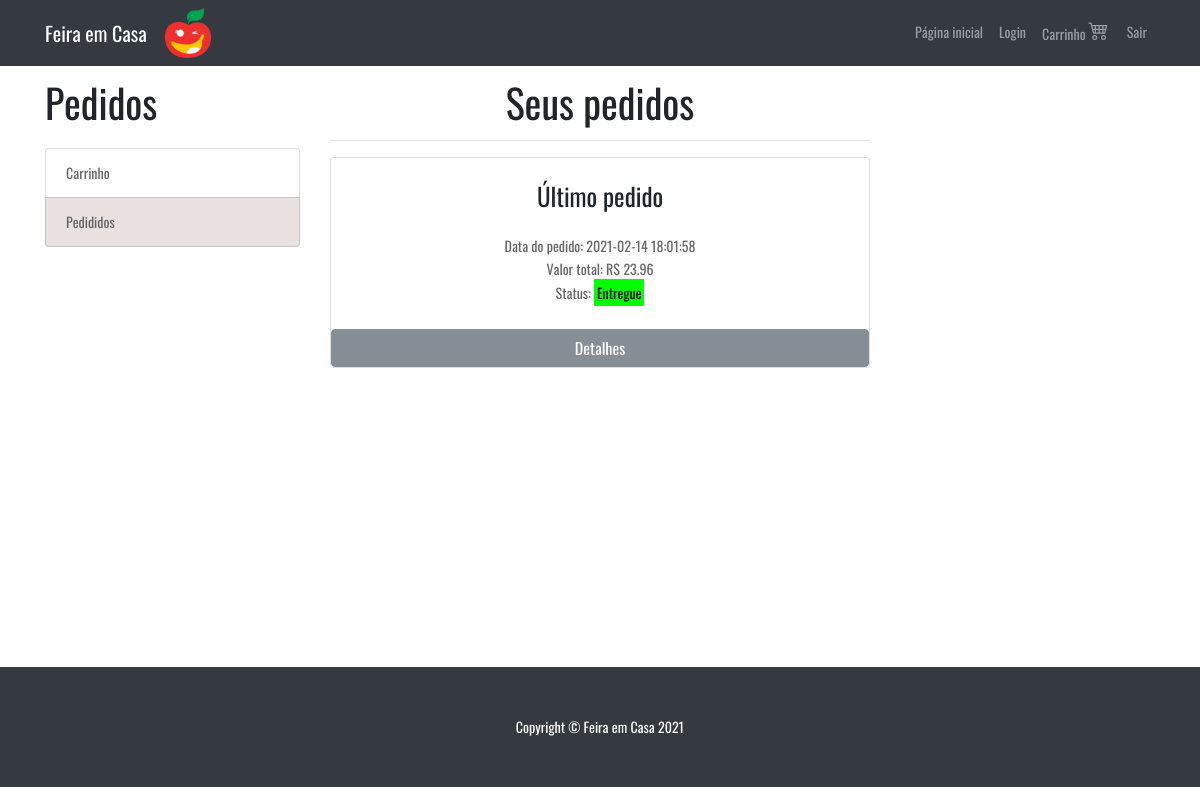
Before: /pedidos.php (signed in) with the older database file.
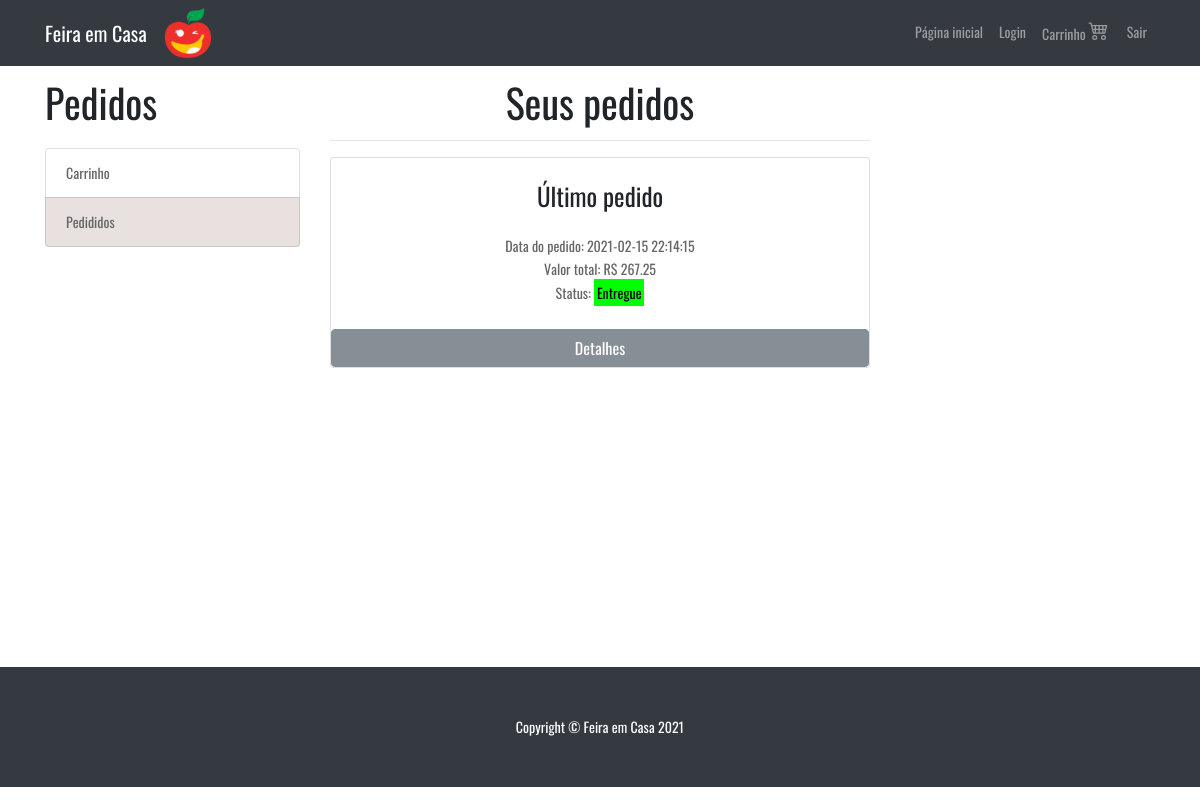
After: the same page with the newer database file.
### tables this page shows
CREATE TABLE `dados` (
  `ce_da_id` int(11) NOT NULL,
  `da_nome` varchar(500) NOT NULL,
  `da_email` varchar(500) NOT NULL,
  `da_rua` varchar(500) NOT NULL,
  `da_bairro` varchar(500) NOT NULL,
  `da_cidade` varchar(500) NOT NULL,
  `da_uf` varchar(2) NOT NULL,
  `da_casa` int(100) NOT NULL,
  `da_complemento` varchar(500) NOT NULL,
  `da_pagamento` varchar(100) NOT NULL,
  `da_data` datetime NOT NULL
);

### pedidos.php (the view, shortened to what this page needs)
<?php
require "nav.php";
require "conexao.php";
$us_id = $_SESSION['idusuario'];
$query_ = "SELECT * FROM carrinho WHERE ce_ca_id = '$us_id'";
$resultado = $conect->query($query_);
  $mendata = 0;
  if($resultado->num_rows > 0){
    while($row = $resultado->fetch_assoc()){
      $tempdata = $row['ca_data'];
      if($tempdata > $mendata){
        $mendata = $tempdata;
      }
    }
  }
$query_ = "SELECT * FROM carrinho WHERE ce_ca_id = '$us_id' AND ca_data = '$mendata'";
$resultado = $conect->query($query_);
$total = 0;
if ($resultado->num_rows > 0) {
  while ($row = $resultado->fetch_assoc()) {
    $total = $row['ca_valor_pg'] + $total;
  }
} else {
  echo ( "<script>
        window.alert ('Você ainda não possui nenhum pedido!')
        window.location.href = 'index.php';
    </script> " );
}
?>
<!DOCTYPE html>
<html lang="pt-BR">
<head>
</head>
<body>
  <div class="container">
  <nav class="navbar navbar-expand-lg navbar-dark bg-dark fixed-top">
        <div class="container">
          <a class="navbar-brand" href="index.php">Feira em Casa</a>
          <a href="index.php"><img src="imagens/logo-75.png" alt="Logo" width="50"></a>
          <div class="collapse navbar-collapse" id="navbarResponsive">
            <ul class="navbar-nav ml-auto">
              <li class="nav-item">
                <a class="nav-link" href="index.php">Página inicial
                </a>
              </li>
              <li class="nav-item">
                <a class="nav-link" href="login.php">Login
                </a>
              </li>
              <li class="nav-item">
                <a class="nav-link" href="carrinho.php">Carrinho
                </a>
              </li>
              <li class="nav-item">
                <a class="nav-link" href="logoff.php">Sair
                </a>
              </li>
            </ul>
          </div>
        </div>
    </nav>
    <div class="row">
      <div class="col-lg-3">
          <h1 class="my-4">Pedidos</h1>
          <div class="list-group">
              <a href="carrinho.php" class="list-group-item">Carrinho</a>
              <a href="pedidos.php" class="list-group-item" style="background-color: #E8E1DF;">Pedididos</a>
          </div>
      </div>
      <div class="col-lg-9">
        <div class="row">
          <div style="text-align:center" class=" center col-md-8 mb-6">
            <br>
            <h1>Seus pedidos</h1>
            <hr>
            <div class="card">
              <br>
              <h2 style="font-size: 25px;">Último pedido</h2>
              <br>
              <?php
              $us_id = $_SESSION['idusuario'];
              $query_ = "SELECT * FROM dados WHERE ce_da_id = '$us_id'";
              $resultado = $conect->query($query_);
                $mdata = 0;
              if($resultado->num_rows > 0){
                while($row = $resultado->fetch_assoc()){
                  $tdata = $row['da_data'];
                  if($tdata > $mdata){
                    $mdata = $tdata;
                  }
                }
              }
              $query_ = "SELECT * FROM dados WHERE da_data = '$mdata'";
              $resultado = $conect->query($query_);
              if($resultado->num_rows > 0){
                while($row = $resultado->fetch_assoc()){
                echo '<p>Data do pedido: '.$row['da_data'].'<br> Valor total: R$ '.$total.'</P>';
                }
              }
              ?>
              <p>Status: <mark style="background-color: #00FF00;">Entregue</mark></p>
              <br>
              <a href="exibir.php" class="btn btn-secondary">Detalhes</a>
            </div>
          </div>
        </div>
      </div>
    </div>
  </div>
  <br>
    <footer class="py-5 bg-dark" style="margin-top: 275px;">
    <div class="container">
      <p class="m-0 text-center text-white">Copyright &copy; Feira em Casa 2021</p>
    </div>
  </footer>
</body>
</html>

### nav.php (shortened to what this page needs)
<!DOCTYPE html>
<html lang="ept-BR">
<head>
  <link href="vendor/bootstrap/css/bootstrap.min.css" rel="stylesheet">
  <link href="css/shop-homepage.css" rel="stylesheet">
  <link rel="stylesheet" type="text/css" href="vendor/animate/animate.css">
	<link rel="stylesheet" type="text/css" href="vendor/css-hamburgers/hamburgers.min.css">
	<link rel="stylesheet" type="text/css" href="vendor/animsition/css/animsition.min.css">
	<link rel="stylesheet" type="text/css" href="vendor/select2/select2.min.css">
	<link rel="stylesheet" type="text/css" href="vendor/daterangepicker/daterangepicker.css">
	<link rel="stylesheet" type="text/css" href="css/util.css">
	<link rel="stylesheet" type="text/css" href="css/main.css">
  <link rel="stylesheet" type="text/css" href="fonts/font-awesome-4.7.0/css/font-awesome.min.css">
	<link rel="stylesheet" type="text/css" href="fonts/Linearicons-Free-v1.0.0/icon-font.min.css">
</head>
<body>
  <div class="container">
    <nav class="navbar navbar-expand-lg navbar-dark bg-dark fixed-top">
        <div class="container">
          <a class="navbar-brand" href="index.php">Feira em Casa</a>
          <a href="index.php"><img src="imagens/logo-75.png" alt="Logo" width="50"></a>
          <div class="collapse navbar-collapse" id="navbarResponsive">
            <ul class="navbar-nav ml-auto">
              <li class="nav-item">
                <a class="nav-link" href="index.php">Página inicial
                </a>
              </li>
              <li class="nav-item">
                <a class="nav-link" href="login.php">Login
                </a>
              </li>
              <li class="nav-item">
                <a class="nav-link" href="carrinho.php">Carrinho
                </a>
              </li>
              <li class="nav-item">
                <a class="nav-link" href="pedidos.php">Pedidos
                </a>
              </li>
              <li class="nav-item">
                <a class="nav-link" href="logoff.php">Sair
                </a>
              </li>
            </ul>
          </div>
        </div>
    </nav>
  </div>
</body>
</html>

### css/shop-homepage.css (style rules this page uses)
body { padding-top: 56px; }

### css/main.css (style rules this page uses)
* { margin: 0px; padding: 0px; box-sizing: border-box; }
body, html { height: 100%; font-family: Oswald-Regular, sans-serif; }
a { font-family: Oswald-Regular; font-size: 14px; line-height: 1.7; color: #666666; margin: 0px; transition: all 0.4s; -webkit-transition: all 0.4s; -o-transition: all 0.4s; -moz-transition: all 0.4s; }
h1,h2,h3,h4,h5,h6 { margin: 0px; }
p { font-family: Oswald-Regular; font-size: 14px; line-height: 1.7; color: #666666; margin: 0px; }
ul, li { margin: 0px; list-style-type: none; }

Changed rows visible on the page:
no longer on this page (row unchanged): dados: da_data "2021-02-14 18:01:58", total "23.96"
added dados: da_data "2021-02-15 22:14:15", total "267.25"
